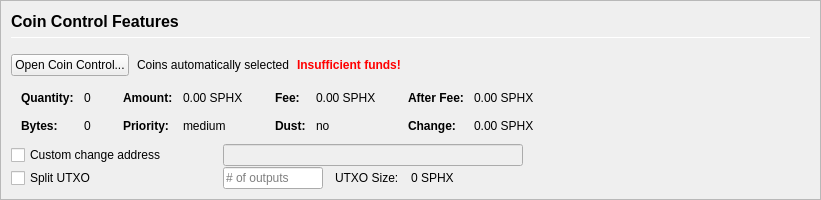
         <widget class="QFrame" name="frameCoinControl">
          <property name="sizePolicy">
           <sizepolicy hsizetype="Expanding" vsizetype="Expanding">
            <horstretch>0</horstretch>
            <verstretch>0</verstretch>
           </sizepolicy>
          </property>
          <property name="maximumSize">
           <size>
            <width>16777215</width>
            <height>16777215</height>
           </size>
          </property>
          <property name="frameShape">
           <enum>QFrame::StyledPanel</enum>
          </property>
          <property name="frameShadow">
           <enum>QFrame::Sunken</enum>
          </property>
          <layout class="QVBoxLayout" name="verticalLayoutCoinControl2">
           <property name="spacing">
            <number>0</number>
           </property>
           <property name="leftMargin">
            <number>0</number>
           </property>
           <property name="topMargin">
            <number>0</number>
           </property>
           <property name="rightMargin">
            <number>0</number>
           </property>
           <property name="bottomMargin">
            <number>0</number>
           </property>
           <item>
            <widget class="QFrame" name="frameCoinControl_BG">
             <layout class="QVBoxLayout" name="verticalLayoutCoinControl" stretch="0,0,0,0,0,0">
              <property name="spacing">
               <number>1</number>
              </property>
              <property name="leftMargin">
               <number>10</number>
              </property>
              <property name="topMargin">
               <number>10</number>
              </property>
              <item>
               <layout class="QHBoxLayout" name="horizontalLayoutCoinControl1">
                <property name="bottomMargin">
                 <number>15</number>
                </property>
                <item>
                 <layout class="QVBoxLayout" name="verticalLayout_3">
                  <property name="spacing">
                   <number>6</number>
                  </property>
                  <item>
                   <widget class="QLabel" name="labelCoinControlFeatures">
                    <property name="sizePolicy">
                     <sizepolicy hsizetype="Preferred" vsizetype="Maximum">
                      <horstretch>0</horstretch>
                      <verstretch>0</verstretch>
                     </sizepolicy>
                    </property>
                    <property name="minimumSize">
                     <size>
                      <width>0</width>
                      <height>20</height>
                     </size>
                    </property>
                    <property name="font">
                     <font>
                      <pointsize>12</pointsize>
                      <weight>75</weight>
                      <bold>true</bold>
                     </font>
                    </property>
                    <property name="styleSheet">
                     <string notr="true">font-weight:bold;</string>
                    </property>
                    <property name="text">
                     <string>Coin Control Features</string>
                    </property>
                   </widget>
                  </item>
                  <item>
                   <widget class="Line" name="line">
                    <property name="minimumSize">
                     <size>
                      <width>0</width>
                      <height>1</height>
                     </size>
                    </property>
                    <property name="maximumSize">
                     <size>
                      <width>16777215</width>
                      <height>1</height>
                     </size>
                    </property>
                    <property name="orientation">
                     <enum>Qt::Horizontal</enum>
                    </property>
                   </widget>
                  </item>
                 </layout>
                </item>
               </layout>
              </item>
              <item>
               <layout class="QHBoxLayout" name="horizontalLayoutCoinControl2" stretch="0,0,0,0">
                <property name="spacing">
                 <number>8</number>
                </property>
                <property name="bottomMargin">
                 <number>10</number>
                </property>
                <item>
                 <widget class="QPushButton" name="pushButtonCoinControl">
                  <property name="styleSheet">
                   <string notr="true"/>
                  </property>
                  <property name="text">
                   <string>Open Coin Control...</string>
                  </property>
                  <property name="autoDefault">
                   <bool>false</bool>
                  </property>
                 </widget>
                </item>
                <item>
                 <widget class="QLabel" name="labelCoinControlAutomaticallySelected">
                  <property name="text">
                   <string>Coins automatically selected</string>
                  </property>
                  <property name="margin">
                   <number>5</number>
                  </property>
                 </widget>
                </item>
                <item>
                 <widget class="QLabel" name="labelCoinControlInsuffFunds">
                  <property name="font">
                   <font>
                    <weight>75</weight>
                    <bold>true</bold>
                   </font>
                  </property>
                  <property name="styleSheet">
                   <string notr="true">color:red;font-weight:bold;</string>
                  </property>
                  <property name="text">
                   <string>Insufficient funds!</string>
                  </property>
                  <property name="margin">
                   <number>5</number>
                  </property>
                 </widget>
                </item>
                <item>
                 <spacer name="horizontalSpacerCoinControl">
                  <property name="orientation">
                   <enum>Qt::Horizontal</enum>
                  </property>
                  <property name="sizeHint" stdset="0">
                   <size>
                    <width>40</width>
                    <height>1</height>
                   </size>
                  </property>
                 </spacer>
                </item>
               </layout>
              </item>
              <item>
               <widget class="QWidget" name="widgetCoinControl" native="true">
                <property name="sizePolicy">
                 <sizepolicy hsizetype="Preferred" vsizetype="Preferred">
                  <horstretch>0</horstretch>
                  <verstretch>0</verstretch>
                 </sizepolicy>
                </property>
                <property name="minimumSize">
                 <size>
                  <width>0</width>
                  <height>0</height>
                 </size>
                </property>
                <property name="styleSheet">
                 <string notr="true"/>
                </property>
                <layout class="QHBoxLayout" name="horizontalLayoutCoinControl5">
                 <property name="leftMargin">
                  <number>0</number>
                 </property>
                 <property name="topMargin">
                  <number>0</number>
                 </property>
                 <property name="rightMargin">
                  <number>0</number>
                 </property>
                 <property name="bottomMargin">
                  <number>0</number>
                 </property>
                 <item>
                  <layout class="QHBoxLayout" name="horizontalLayoutCoinControl3" stretch="0,0,0,1">
                   <property name="spacing">
                    <number>20</number>
                   </property>
                   <property name="topMargin">
                    <number>0</number>
                   </property>
                   <property name="bottomMargin">
                    <number>10</number>
                   </property>
                   <item>
                    <layout class="QFormLayout" name="formLayoutCoinControl1">
                     <property name="horizontalSpacing">
                      <number>10</number>
                     </property>
                     <property name="verticalSpacing">
                      <number>14</number>
                     </property>
                     <property name="leftMargin">
                      <number>10</number>
                     </property>
                     <property name="topMargin">
                      <number>4</number>
                     </property>
                     <property name="rightMargin">
                      <number>6</number>
                     </property>
                     <item row="0" column="0">
                      <widget class="QLabel" name="labelCoinControlQuantityText">
                       <property name="font">
                        <font>
                         <weight>75</weight>
                         <bold>true</bold>
                        </font>
                       </property>
                       <property name="text">
                        <string>Quantity:</string>
                       </property>
                       <property name="margin">
                        <number>0</number>
                       </property>
                      </widget>
                     </item>
                     <item row="0" column="1">
                      <widget class="QLabel" name="labelCoinControlQuantity">
                       <property name="cursor">
                        <cursorShape>IBeamCursor</cursorShape>
                       </property>
                       <property name="contextMenuPolicy">
                        <enum>Qt::ActionsContextMenu</enum>
                       </property>
                       <property name="text">
                        <string notr="true">0</string>
                       </property>
                       <property name="margin">
                        <number>0</number>
                       </property>
                       <property name="textInteractionFlags">
                        <set>Qt::LinksAccessibleByMouse|Qt::TextSelectableByKeyboard|Qt::TextSelectableByMouse</set>
                       </property>
                      </widget>
                     </item>
                     <item row="1" column="0">
                      <widget class="QLabel" name="labelCoinControlBytesText">
                       <property name="font">
                        <font>
                         <weight>75</weight>
                         <bold>true</bold>
                        </font>
                       </property>
                       <property name="text">
                        <string>Bytes:</string>
                       </property>
                      </widget>
                     </item>
                     <item row="1" column="1">
                      <widget class="QLabel" name="labelCoinControlBytes">
                       <property name="cursor">
                        <cursorShape>IBeamCursor</cursorShape>
                       </property>
                       <property name="contextMenuPolicy">
                        <enum>Qt::ActionsContextMenu</enum>
                       </property>
                       <property name="text">
                        <string notr="true">0</string>
                       </property>
                       <property name="textInteractionFlags">
                        <set>Qt::LinksAccessibleByMouse|Qt::TextSelectableByKeyboard|Qt::TextSelectableByMouse</set>
                       </property>
                      </widget>
                     </item>
                    </layout>
                   </item>
                   <item>
                    <layout class="QFormLayout" name="formLayoutCoinControl2">
                     <property name="horizontalSpacing">
                      <number>10</number>
                     </property>
                     <property name="verticalSpacing">
                      <number>14</number>
                     </property>
                     <property name="leftMargin">
                      <number>6</number>
                     </property>
                     <property name="topMargin">
                      <number>4</number>
                     </property>
                     <property name="rightMargin">
                      <number>6</number>
                     </property>
                     <item row="0" column="0">
                      <widget class="QLabel" name="labelCoinControlAmountText">
                       <property name="font">
                        <font>
                         <weight>75</weight>
                         <bold>true</bold>
                        </font>
                       </property>
                       <property name="text">
                        <string>Amount:</string>
                       </property>
                       <property name="margin">
                        <number>0</number>
                       </property>
                      </widget>
                     </item>
                     <item row="0" column="1">
                      <widget class="QLabel" name="labelCoinControlAmount">
                       <property name="cursor">
                        <cursorShape>IBeamCursor</cursorShape>
                       </property>
                       <property name="contextMenuPolicy">
                        <enum>Qt::ActionsContextMenu</enum>
                       </property>
                       <property name="text">
                        <string notr="true">0.00 SPHX</string>
                       </property>
                       <property name="textInteractionFlags">
                        <set>Qt::LinksAccessibleByMouse|Qt::TextSelectableByKeyboard|Qt::TextSelectableByMouse</set>
                       </property>
                      </widget>
                     </item>
                     <item row="1" column="0">
                      <widget class="QLabel" name="labelCoinControlPriorityText">
                       <property name="font">
                        <font>
                         <weight>75</weight>
                         <bold>true</bold>
                        </font>
                       </property>
                       <property name="text">
                        <string>Priority:</string>
                       </property>
                      </widget>
                     </item>
                     <item row="1" column="1">
                      <widget class="QLabel" name="labelCoinControlPriority">
                       <property name="cursor">
                        <cursorShape>IBeamCursor</cursorShape>
                       </property>
                       <property name="contextMenuPolicy">
                        <enum>Qt::ActionsContextMenu</enum>
                       </property>
                       <property name="text">
                        <string>medium</string>
                       </property>
                       <property name="textInteractionFlags">
                        <set>Qt::LinksAccessibleByMouse|Qt::TextSelectableByKeyboard|Qt::TextSelectableByMouse</set>
                       </property>
                      </widget>
                     </item>
                    </layout>
                   </item>
                   <item>
                    <layout class="QFormLayout" name="formLayoutCoinControl3">
                     <property name="horizontalSpacing">
                      <number>10</number>
                     </property>
                     <property name="verticalSpacing">
                      <number>14</number>
                     </property>
                     <property name="leftMargin">
                      <number>6</number>
                     </property>
                     <property name="topMargin">
                      <number>4</number>
                     </property>
                     <property name="rightMargin">
                      <number>6</number>
                     </property>
                     <item row="0" column="0">
                      <widget class="QLabel" name="labelCoinControlFeeText">
                       <property name="font">
                        <font>
                         <weight>75</weight>
                         <bold>true</bold>
                        </font>
                       </property>
                       <property name="text">
                        <string>Fee:</string>
                       </property>
                       <property name="margin">
                        <number>0</number>
                       </property>
                      </widget>
                     </item>
                     <item row="0" column="1">
                      <widget class="QLabel" name="labelCoinControlFee">
                       <property name="cursor">
                        <cursorShape>IBeamCursor</cursorShape>
                       </property>
                       <property name="contextMenuPolicy">
                        <enum>Qt::ActionsContextMenu</enum>
                       </property>
                       <property name="text">
                        <string notr="true">0.00 SPHX</string>
                       </property>
                       <property name="textInteractionFlags">
                        <set>Qt::LinksAccessibleByMouse|Qt::TextSelectableByKeyboard|Qt::TextSelectableByMouse</set>
                       </property>
                      </widget>
                     </item>
                     <item row="1" column="0">
                      <widget class="QLabel" name="labelCoinControlLowOutputText">
                       <property name="font">
                        <font>
                         <weight>75</weight>
                         <bold>true</bold>
                        </font>
                       </property>
                       <property name="text">
                        <string>Dust:</string>
                       </property>
                      </widget>
                     </item>
                     <item row="1" column="1">
                      <widget class="QLabel" name="labelCoinControlLowOutput">
                       <property name="cursor">
                        <cursorShape>IBeamCursor</cursorShape>
                       </property>
                       <property name="contextMenuPolicy">
                        <enum>Qt::ActionsContextMenu</enum>
                       </property>
                       <property name="text">
                        <string>no</string>
                       </property>
                       <property name="textInteractionFlags">
                        <set>Qt::LinksAccessibleByMouse|Qt::TextSelectableByKeyboard|Qt::TextSelectableByMouse</set>
                       </property>
                      </widget>
                     </item>
                    </layout>
                   </item>
                   <item>
                    <layout class="QFormLayout" name="formLayoutCoinControl4">
                     <property name="horizontalSpacing">
                      <number>10</number>
                     </property>
                     <property name="verticalSpacing">
                      <number>14</number>
                     </property>
                     <property name="leftMargin">
                      <number>6</number>
                     </property>
                     <property name="topMargin">
                      <number>4</number>
                     </property>
                     <property name="rightMargin">
                      <number>6</number>
                     </property>
                     <item row="0" column="0">
                      <widget class="QLabel" name="labelCoinControlAfterFeeText">
                       <property name="font">
                        <font>
                         <weight>75</weight>
                         <bold>true</bold>
                        </font>
                       </property>
                       <property name="text">
                        <string>After Fee:</string>
                       </property>
                       <property name="margin">
                        <number>0</number>
                       </property>
                      </widget>
                     </item>
                     <item row="0" column="1">
                      <widget class="QLabel" name="labelCoinControlAfterFee">
                       <property name="cursor">
                        <cursorShape>IBeamCursor</cursorShape>
                       </property>
                       <property name="contextMenuPolicy">
                        <enum>Qt::ActionsContextMenu</enum>
                       </property>
                       <property name="text">
                        <string notr="true">0.00 SPHX</string>
                       </property>
                       <property name="textInteractionFlags">
                        <set>Qt::LinksAccessibleByMouse|Qt::TextSelectableByKeyboard|Qt::TextSelectableByMouse</set>
                       </property>
                      </widget>
                     </item>
                     <item row="1" column="0">
                      <widget class="QLabel" name="labelCoinControlChangeText">
                       <property name="font">
                        <font>
                         <weight>75</weight>
                         <bold>true</bold>
                        </font>
                       </property>
                       <property name="text">
                        <string>Change:</string>
                       </property>
                      </widget>
                     </item>
                     <item row="1" column="1">
                      <widget class="QLabel" name="labelCoinControlChange">
                       <property name="cursor">
                        <cursorShape>IBeamCursor</cursorShape>
                       </property>
                       <property name="contextMenuPolicy">
                        <enum>Qt::ActionsContextMenu</enum>
                       </property>
                       <property name="text">
                        <string notr="true">0.00 SPHX</string>
                       </property>
                       <property name="textInteractionFlags">
                        <set>Qt::LinksAccessibleByMouse|Qt::TextSelectableByKeyboard|Qt::TextSelectableByMouse</set>
                       </property>
                      </widget>
                     </item>
                    </layout>
                   </item>
                  </layout>
                 </item>
                </layout>
               </widget>
              </item>
              <item>
               <layout class="QHBoxLayout" name="horizontalLayoutCoinControl4">
                <property name="spacing">
                 <number>12</number>
                </property>
                <property name="sizeConstraint">
                 <enum>QLayout::SetDefaultConstraint</enum>
                </property>
                <property name="topMargin">
                 <number>0</number>
                </property>
                <property name="rightMargin">
                 <number>0</number>
                </property>
                <item>
                 <widget class="QCheckBox" name="checkBoxCoinControlChange">
                  <property name="sizePolicy">
                   <sizepolicy hsizetype="Preferred" vsizetype="Preferred">
                    <horstretch>0</horstretch>
                    <verstretch>0</verstretch>
                   </sizepolicy>
                  </property>
                  <property name="minimumSize">
                   <size>
                    <width>200</width>
                    <height>0</height>
                   </size>
                  </property>
                  <property name="maximumSize">
                   <size>
                    <width>200</width>
                    <height>16777215</height>
                   </size>
                  </property>
                  <property name="toolTip">
                   <string>If this is activated, but the change address is empty or invalid, change will be sent to a newly generated address.</string>
                  </property>
                  <property name="text">
                   <string>Custom change address</string>
                  </property>
                 </widget>
                </item>
                <item>
                 <widget class="QValidatedLineEdit" name="lineEditCoinControlChange">
                  <property name="enabled">
                   <bool>false</bool>
                  </property>
                  <property name="sizePolicy">
                   <sizepolicy hsizetype="Preferred" vsizetype="Preferred">
                    <horstretch>0</horstretch>
                    <verstretch>0</verstretch>
                   </sizepolicy>
                  </property>
                  <property name="minimumSize">
                   <size>
                    <width>300</width>
                    <height>0</height>
                   </size>
                  </property>
                 </widget>
                </item>
                <item>
                 <widget class="QLabel" name="labelCoinControlChangeLabel">
                  <property name="sizePolicy">
                   <sizepolicy hsizetype="Preferred" vsizetype="Preferred">
                    <horstretch>0</horstretch>
                    <verstretch>0</verstretch>
                   </sizepolicy>
                  </property>
                  <property name="minimumSize">
                   <size>
                    <width>100</width>
                    <height>0</height>
                   </size>
                  </property>
                  <property name="text">
                   <string/>
                  </property>
                  <property name="margin">
                   <number>3</number>
                  </property>
                 </widget>
                </item>
               </layout>
              </item>
              <item>
               <layout class="QHBoxLayout" name="horizontalLayoutCoinControl6">
                <property name="spacing">
                 <number>12</number>
                </property>
                <property name="rightMargin">
                 <number>0</number>
                </property>
                <item>
                 <widget class="QCheckBox" name="splitBlockCheckBox">
                  <property name="sizePolicy">
                   <sizepolicy hsizetype="Preferred" vsizetype="Preferred">
                    <horstretch>0</horstretch>
                    <verstretch>0</verstretch>
                   </sizepolicy>
                  </property>
                  <property name="minimumSize">
                   <size>
                    <width>200</width>
                    <height>0</height>
                   </size>
                  </property>
                  <property name="maximumSize">
                   <size>
                    <width>200</width>
                    <height>16777215</height>
                   </size>
                  </property>
                  <property name="text">
                   <string>Split UTXO</string>
                  </property>
                 </widget>
                </item>
                <item>
                 <widget class="QLineEdit" name="splitBlockLineEdit">
                  <property name="sizePolicy">
                   <sizepolicy hsizetype="Preferred" vsizetype="Preferred">
                    <horstretch>50</horstretch>
                    <verstretch>0</verstretch>
                   </sizepolicy>
                  </property>
                  <property name="minimumSize">
                   <size>
                    <width>100</width>
                    <height>0</height>
                   </size>
                  </property>
                  <property name="maximumSize">
                   <size>
                    <width>100</width>
                    <height>16777215</height>
                   </size>
                  </property>
                  <property name="placeholderText">
                   <string># of outputs</string>
                  </property>
                 </widget>
                </item>
                <item>
                 <widget class="QLabel" name="labelBlockSizeText">
                  <property name="text">
                   <string>UTXO Size:</string>
                  </property>
                 </widget>
                </item>
                <item>
                 <widget class="QLabel" name="labelBlockSize">
                  <property name="text">
                   <string>0 SPHX</string>
                  </property>
                 </widget>
                </item>
                <item>
                 <spacer name="horizontalSpacer_7">
                  <property name="orientation">
                   <enum>Qt::Horizontal</enum>
                  </property>
                  <property name="sizeHint" stdset="0">
                   <size>
                    <width>40</width>
                    <height>20</height>
                   </size>
                  </property>
                 </spacer>
                </item>
               </layout>
              </item>
              <item>
               <spacer name="verticalSpacerCoinControl">
                <property name="orientation">
                 <enum>Qt::Vertical</enum>
                </property>
                <property name="sizeHint" stdset="0">
                 <size>
                  <width>800</width>
                  <height>1</height>
                 </size>
                </property>
               </spacer>
              </item>
             </layout>
            </widget>
           </item>
          </layout>
         </widget>
